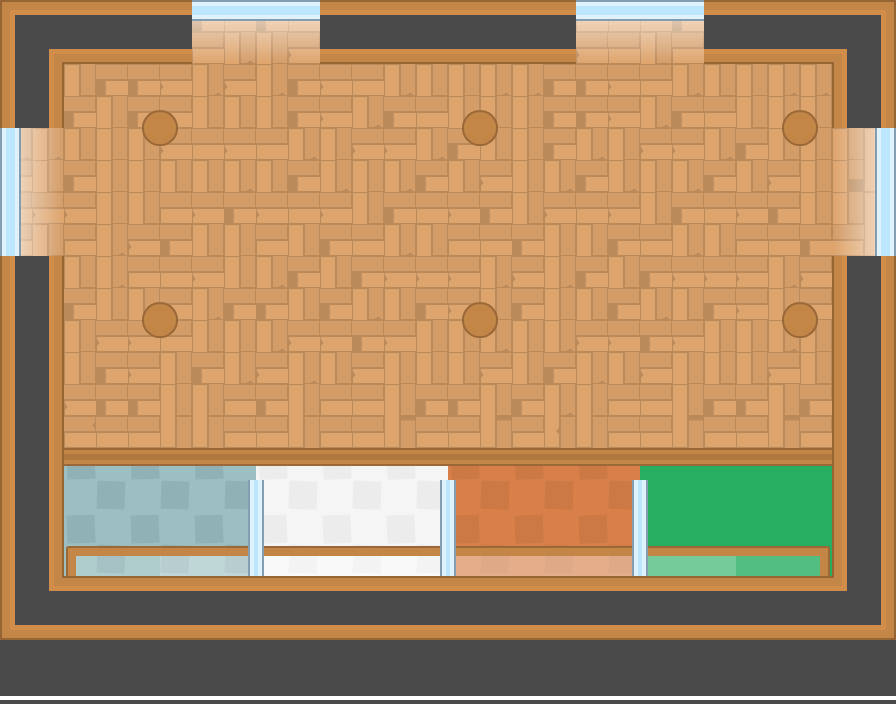

A level layout from a 2D game, rendered from its tile map. Below: a short description, then the map file with its tile-grid data intact:
An orthogonal 28x22 tile map with 32x32 px tiles, 3 tile layers (bot, mid, top).

<map version="1.2" tiledversion="1.3.3" orientation="orthogonal" renderorder="right-down" width="28" height="22" tilewidth="32" tileheight="32" infinite="0" nextlayerid="16" nextobjectid="1">
 <editorsettings>
  <export target="map2.json" format="json" />
 </editorsettings>
 <tileset firstgid="1" name="tilesheet_complete" tilewidth="64" tileheight="64" tilecount="540" columns="27">
  <image source="tilesheet_complete.png" width="1728" height="1280" />
  <tile id="61">
   <properties>
    <property name="collides" type="bool" value="true" />
   </properties>
  </tile>
  <tile id="117">
   <properties>
    <property name="collides" type="bool" value="true" />
   </properties>
  </tile>
  <tile id="118">
   <properties>
    <property name="collides" type="bool" value="true" />
   </properties>
  </tile>
  <tile id="119">
   <properties>
    <property name="collides" type="bool" value="true" />
   </properties>
  </tile>
  <tile id="144">
   <properties>
    <property name="collides" type="bool" value="true" />
   </properties>
  </tile>
  <tile id="145">
   <properties>
    <property name="collides" type="bool" value="true" />
   </properties>
  </tile>
  <tile id="146">
   <properties>
    <property name="collides" type="bool" value="true" />
   </properties>
  </tile>
  <tile id="176">
   <properties>
    <property name="collides" type="bool" value="true" />
   </properties>
  </tile>
  <tile id="436">
   <properties>
    <property name="collides" type="bool" value="true" />
   </properties>
  </tile>
  <tile id="437">
   <properties>
    <property name="collides" type="bool" value="true" />
   </properties>
  </tile>
  <tile id="461">
   <properties>
    <property name="collides" type="bool" value="true" />
   </properties>
  </tile>
  <tile id="463">
   <properties>
    <property name="collides" type="bool" value="true" />
   </properties>
  </tile>
  <tile id="469">
   <properties>
    <property name="collides" type="bool" value="true" />
   </properties>
  </tile>
  <tile id="478">
   <properties>
    <property name="collides" type="bool" value="true" />
   </properties>
  </tile>
 </tileset>
 <layer id="13" name="bot" width="28" height="22">
  <data encoding="csv">
0,0,0,0,0,0,0,0,0,0,0,0,0,0,0,0,0,0,0,0,0,0,0,0,0,0,0,0,
98,96,100,100,96,97,98,96,98,96,96,96,98,100,101,101,97,100,96,96,96,98,100,101,101,97,0,0,
100,96,101,98,97,101,96,101,97,100,96,99,96,101,96,97,99,97,100,96,99,96,101,96,97,99,0,0,
97,101,99,98,98,100,101,100,101,98,100,96,101,99,99,101,101,98,98,100,96,101,99,99,101,101,0,0,
97,96,98,97,98,98,99,99,99,98,100,101,98,96,97,99,99,98,98,100,101,98,96,97,99,99,0,0,
101,101,99,97,97,100,96,100,96,101,97,100,100,101,98,99,97,98,101,97,100,100,101,98,99,97,97,0,
96,99,98,97,97,97,97,101,99,98,101,97,101,98,97,100,99,101,98,101,97,101,98,97,100,99,0,0,
98,100,100,99,97,96,100,98,100,96,100,97,98,96,100,98,99,100,96,100,97,98,96,100,98,99,97,0,
98,97,96,101,100,98,97,99,96,99,98,96,101,97,96,96,98,99,99,98,96,101,97,96,96,98,0,0,
98,96,97,101,96,96,100,99,101,98,97,98,100,100,100,101,100,101,98,97,98,100,100,100,101,100,0,0,
96,97,98,97,101,100,101,98,98,97,98,101,97,98,100,99,98,99,97,98,101,97,98,100,99,98,0,0,
98,97,97,100,100,96,97,97,101,100,100,98,100,97,97,101,97,101,100,100,98,100,97,97,101,97,0,0,
98,99,97,98,100,97,98,101,100,101,99,100,97,97,99,100,99,98,101,99,100,97,97,99,100,99,0,0,
100,101,100,98,98,97,97,96,98,97,96,96,99,98,98,99,98,101,97,96,96,99,98,98,99,98,0,0,
0,0,0,0,0,0,0,0,0,0,0,0,0,0,0,0,0,0,0,0,0,0,0,0,0,0,0,0,
0,0,11,0,11,0,11,0,12,0,12,0,12,0,13,0,13,0,13,0,401,0,401,0,401,0,0,0,
0,0,0,0,0,0,0,0,0,0,0,0,0,0,0,0,0,0,0,0,0,0,0,0,0,0,0,0,
0,0,11,0,11,0,11,0,12,0,12,0,12,0,13,0,13,0,13,0,401,0,401,0,401,0,0,0,
0,0,0,0,0,0,0,0,0,0,0,0,0,0,0,0,0,0,0,0,0,0,0,0,0,0,0,0,
0,0,0,0,0,0,0,0,0,0,0,0,0,0,0,0,0,0,0,0,0,0,0,0,0,0,0,0,
0,0,0,0,0,0,0,0,0,0,0,0,0,0,0,0,0,0,0,0,0,0,0,0,0,0,0,0,
64,0,64,0,64,0,64,0,64,0,64,0,64,0,64,0,64,0,64,0,64,0,64,0,64,0,64,0
</data>
 </layer>
 <layer id="14" name="mid" width="28" height="22">
  <data encoding="csv">
0,0,0,0,0,0,0,0,0,0,0,0,0,0,0,0,0,0,0,0,0,0,0,0,0,0,0,0,
0,0,0,0,0,0,0,0,0,0,0,0,0,0,0,0,0,0,0,0,0,0,0,0,0,0,0,0,
0,0,0,0,0,0,0,0,0,0,0,0,0,0,0,0,0,0,0,0,0,0,0,0,0,0,0,0,
0,0,0,0,0,0,0,0,0,0,0,0,0,0,0,0,0,0,0,0,0,0,0,0,0,0,0,0,
0,0,0,0,0,0,0,0,0,0,0,0,0,0,0,0,0,0,0,0,0,0,0,0,0,0,0,0,
0,0,0,0,0,0,0,0,0,0,0,0,0,0,0,0,0,0,0,0,0,0,0,0,0,0,0,0,
0,0,0,0,0,0,0,0,0,0,0,0,0,0,0,0,0,0,0,0,0,0,0,0,0,0,0,0,
0,0,0,0,0,0,0,0,0,0,0,0,0,0,0,0,0,0,0,0,0,0,0,0,0,0,0,0,
0,0,0,0,0,0,0,0,0,0,0,0,0,0,0,0,0,0,0,0,0,0,0,0,0,0,0,0,
0,0,0,0,0,0,0,0,0,0,0,0,0,0,0,0,0,0,0,0,0,0,0,0,0,0,0,0,
0,0,0,0,0,0,0,0,0,0,0,0,0,0,0,0,0,0,0,0,0,0,0,0,0,0,0,0,
0,0,0,0,0,0,0,0,0,0,0,0,0,0,0,0,0,0,0,0,0,0,0,0,0,0,0,0,
0,0,0,0,0,0,0,0,0,0,0,0,0,0,0,0,0,0,0,0,0,0,0,0,0,0,0,0,
0,0,0,0,0,0,0,0,0,0,0,0,0,0,0,0,0,0,0,0,0,0,0,0,0,0,0,0,
0,0,0,0,0,0,0,0,0,0,0,0,0,0,0,0,0,0,0,0,0,0,0,0,0,0,0,0,
0,0,0,0,0,0,0,0,0,0,0,0,0,0,0,0,0,0,0,0,0,0,0,0,0,0,0,0,
0,0,0,0,0,0,0,0,0,0,0,0,0,0,0,0,0,0,0,0,0,0,0,0,0,0,0,0,
0,0,0,0,0,0,0,0,0,0,0,0,0,0,0,0,0,0,0,0,0,0,0,0,0,0,0,0,
0,0,480,0,481,481,481,481,481,481,481,481,481,481,481,481,481,481,481,481,481,481,481,0,482,0,0,0,
0,0,0,0,0,0,0,0,0,0,0,0,0,0,0,0,0,0,0,0,0,0,0,0,0,0,0,0,
0,0,0,0,0,0,0,0,0,0,0,0,0,0,0,0,0,0,0,0,0,0,0,0,0,0,0,0,
0,0,0,0,0,0,0,0,0,0,0,0,0,0,0,0,0,0,0,0,0,0,0,0,0,0,0,0
</data>
 </layer>
 <layer id="15" name="top" width="28" height="22">
  <data encoding="csv">
0,0,0,0,0,0,0,0,0,0,0,0,0,0,0,0,0,0,0,0,0,0,0,0,0,0,0,0,
118,0,120,0,120,0,464,0,464,0,120,0,120,0,120,0,120,0,464,0,464,0,120,0,120,0,119,0,
0,0,0,0,0,0,0,0,0,0,0,0,0,0,0,0,0,0,0,0,0,0,0,0,0,0,0,0,
147,0,0,0,0,0,0,0,0,0,0,0,0,0,0,0,0,0,0,0,0,0,0,0,0,0,147,0,
0,0,0,0,479,0,0,0,0,0,0,0,0,0,479,0,0,0,0,0,0,0,0,0,479,0,0,0,
437,0,0,0,0,0,0,0,0,0,0,0,0,0,0,0,0,0,0,0,0,0,0,0,0,0,438,0,
0,0,0,0,0,0,0,0,0,0,0,0,0,0,0,0,0,0,0,0,0,0,0,0,0,0,0,0,
437,0,0,0,0,0,0,0,0,0,0,0,0,0,0,0,0,0,0,0,0,0,0,0,0,0,438,0,
0,0,0,0,0,0,0,0,0,0,0,0,0,0,0,0,0,0,0,0,0,0,0,0,0,0,0,0,
147,0,0,0,0,0,0,0,0,0,0,0,0,0,0,0,0,0,0,0,0,0,0,0,0,0,147,0,
147,0,0,0,479,0,0,0,0,0,0,0,0,0,479,0,0,0,0,0,0,0,0,0,479,0,0,0,
0,0,0,0,0,0,0,0,0,0,0,0,0,0,0,0,0,0,0,0,0,0,0,0,0,0,147,0,
147,0,0,0,0,0,0,0,0,0,0,0,0,0,0,0,0,0,0,0,0,0,0,0,0,0,0,0,
0,0,0,0,0,0,0,0,0,0,0,0,0,0,0,0,0,0,0,0,0,0,0,0,0,0,147,0,
147,0,0,0,0,0,0,0,0,0,0,0,0,0,0,0,0,0,0,0,0,0,0,0,0,0,0,0,
0,0,470,0,470,0,470,0,470,0,470,0,470,0,470,0,470,0,470,0,470,0,470,0,470,0,147,0,
147,0,0,0,0,0,0,462,0,0,0,0,0,462,0,0,0,0,0,462,0,0,0,0,0,0,0,0,
147,0,0,0,0,0,0,462,0,0,0,0,0,462,0,0,0,0,0,462,0,0,0,0,0,0,147,0,
0,0,0,0,0,0,0,0,0,0,0,0,0,0,0,0,0,0,0,0,0,0,0,0,0,0,0,0,
145,0,120,120,120,120,120,120,120,120,120,120,120,120,120,120,120,120,120,120,120,120,120,120,120,0,146,0,
0,0,0,0,0,0,0,0,0,0,0,0,0,0,0,0,0,0,0,0,0,0,0,0,0,0,0,0,
0,0,0,0,0,0,0,0,0,0,0,0,0,0,0,0,0,0,0,0,0,0,0,0,0,0,0,0
</data>
 </layer>
</map>
